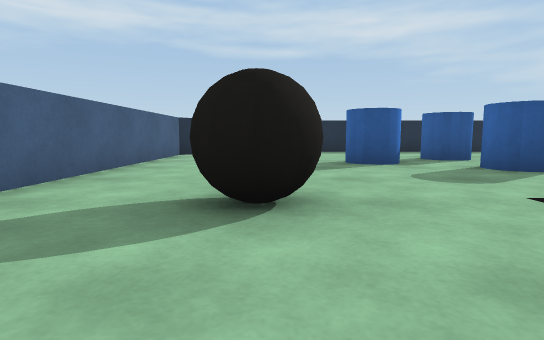
View 1 (above)

14 first-person views from a walk through a Unity game level. The camera is 0.51 m above the floor, tilts 6° down and sees 80° across. The floor is counted in squares, 1 m on a side. Each view is taken from the middle of a square. On the plan, view 1 faces up. The plan holds only what a view shows up to about 9 squares ahead; the rest is blank.

View 2
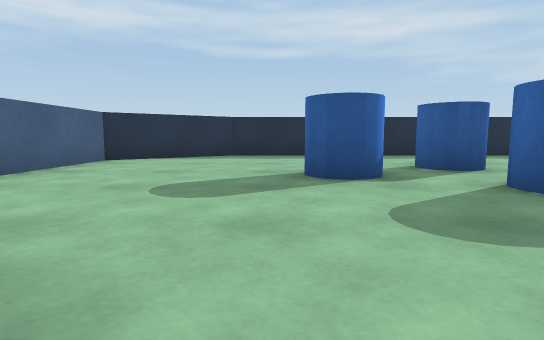

View 3
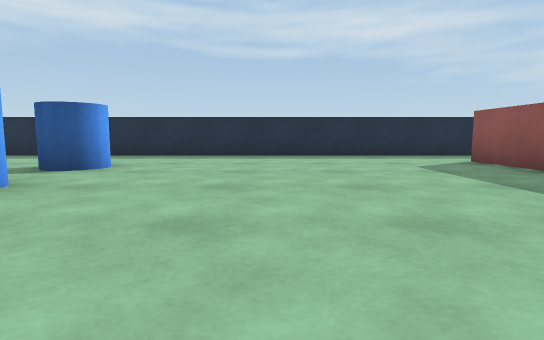

View 4
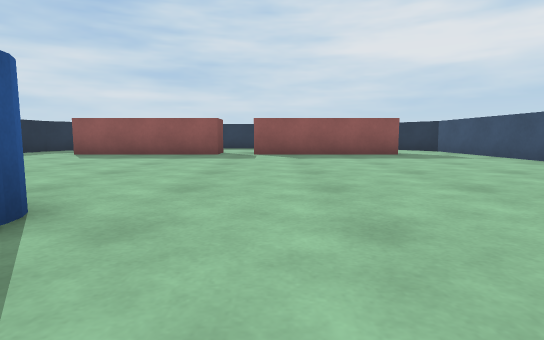

View 5
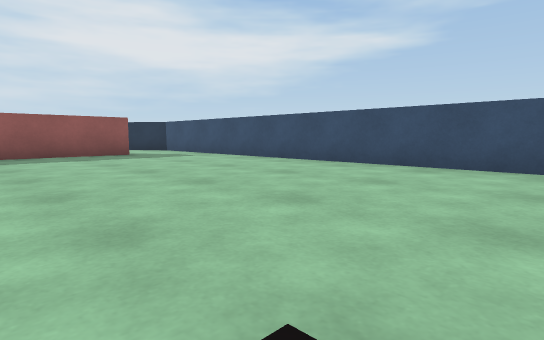

View 6
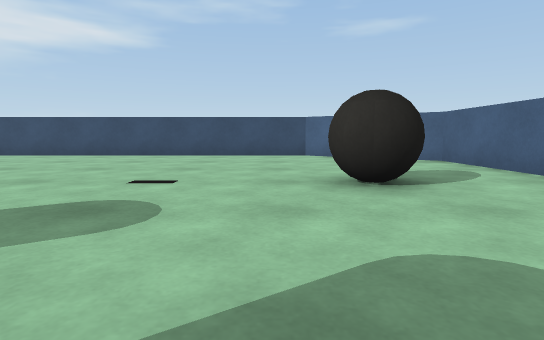

View 7
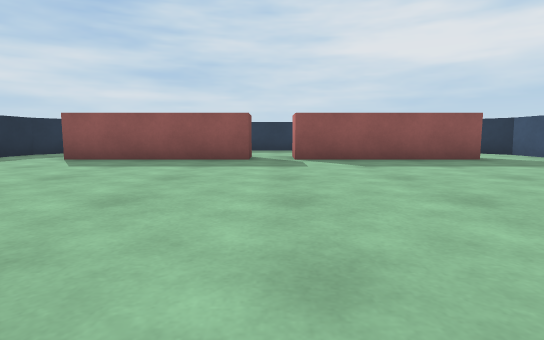

View 8
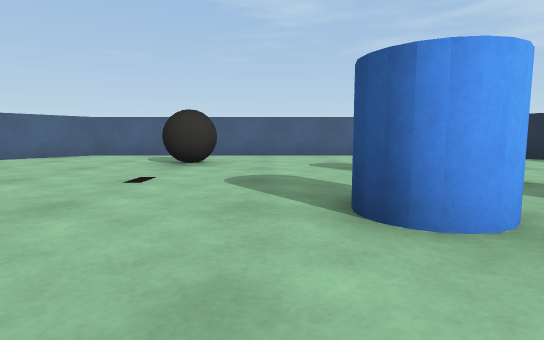

View 9
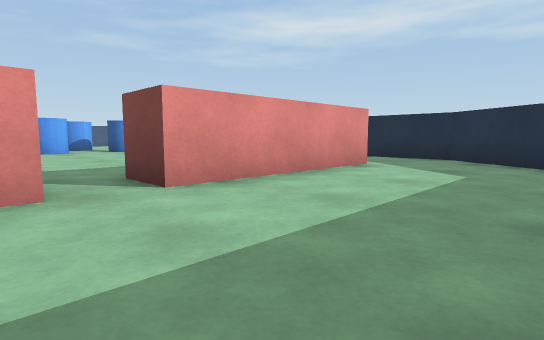

View 10
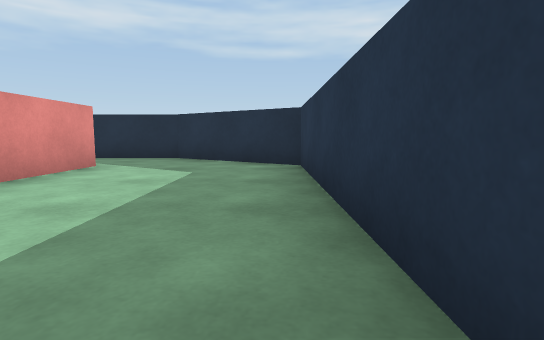

View 11
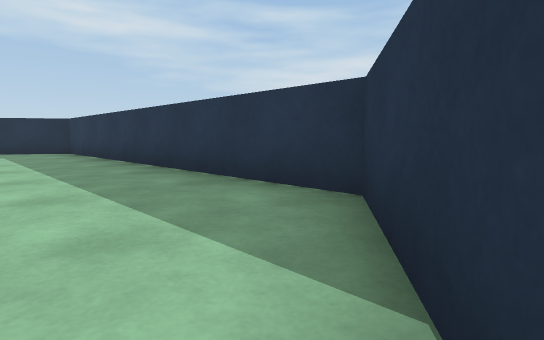

View 12
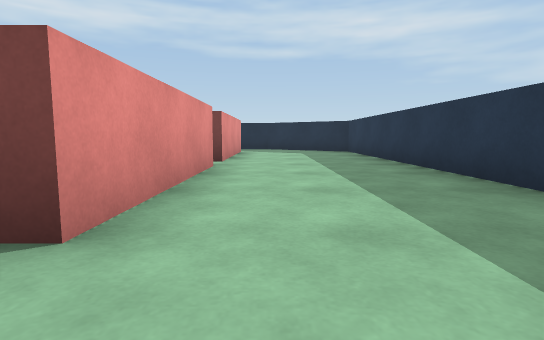

View 13
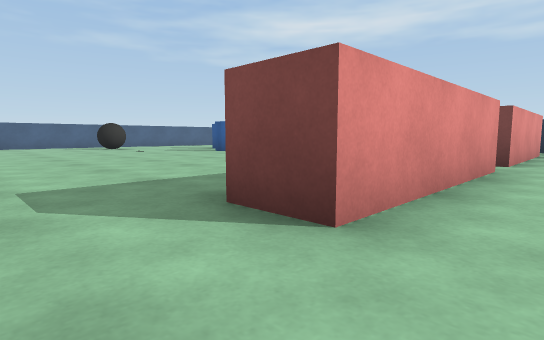

View 14
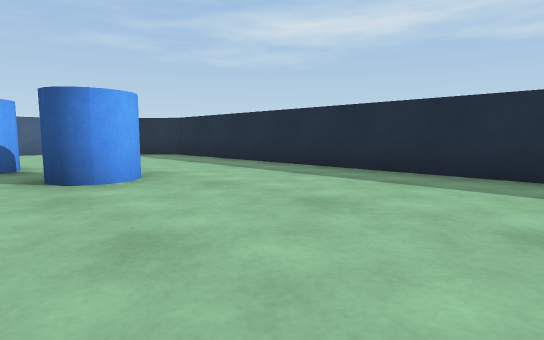

### Floor plan
Ten units are one square. View 1 is at (0, 0); x grows to the right and y downward. Boxes are objects, and circles mark ways between rooms. Rooms are numbered by the first view taken in them; rooms with no view inside come last. Other rooms are left out.
<svg viewBox="-30 -110 190 140">
<path fill="none" stroke="#000" d="M120 -45 110 -45 110 -85M120 5 110 5 110 -35 118 -35M128 -105 0 -105 -25 -88 -25 7 1 25 128 25M120 -36 120 5M120 -86 120 -45M128 25 155 6 155 -86 128 -105"/>
<rect x="-5" y="-35" width="10" height="20" fill="#bbb"><title>ball</title></rect>
<rect x="15" y="-65" width="10" height="10" fill="#bbb"><title>other object</title></rect>
<rect x="35" y="-55" width="10" height="10" fill="#bbb"><title>other object</title></rect>
<rect x="35" y="-75" width="10" height="10" fill="#bbb"><title>other object</title></rect>
<circle cx="115" cy="-40" r="3" fill="#2a7"/>
<circle cx="115" cy="-95" r="3" fill="#2a7"/>
<circle cx="115" cy="15" r="3" fill="#2a7"/>
<text x="50" y="-40">1</text>
<text x="140" y="-40">2</text>
</svg>
Room 1 opens to room 2.

Where each view was taken, in squares from view 1:
view 1: 0 up, 0 right, facing up
view 2: 2 up, 1 right, facing up
view 3: 2 up, 7 right, facing up
view 4: 3 up, 2 right, facing right
view 5: 3 up, 2 right, facing down-right
view 6: 6 up, 1 right, facing down
view 7: 4 up, 4 right, facing right
view 8: 4 up, 6 right, facing left
view 9: 3 up, 15 right, facing up-left
view 10: 3 up, 15 right, facing up
view 11: 2 down, 13 right, facing up-right
view 12: 2 down, 13 right, facing up
view 13: 2 down, 13 right, facing up-left
view 14: 6 up, 8 right, facing up-left
